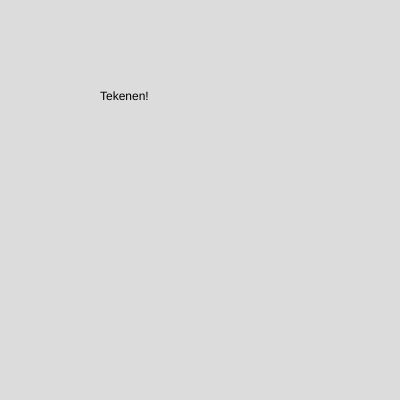
Frame 1 (no input)
Frame 60 (no input): identical to frame 1, image omitted
Frame 120 (the mouse pressed at the canvas centre since frame 60): identical to frame 1, image omitted

The p5.js sketch that drew this single still picture (run headless with seeded random() and noise() and a simulated clock; from frame 60 on, the mouse is pressed at the canvas centre):

// p5.js sketch
// ── sketch.js
function setup() {
  createCanvas(400, 400);
}

function draw() {
  background(220);
  text("Tekenen!", 100,100);
}
